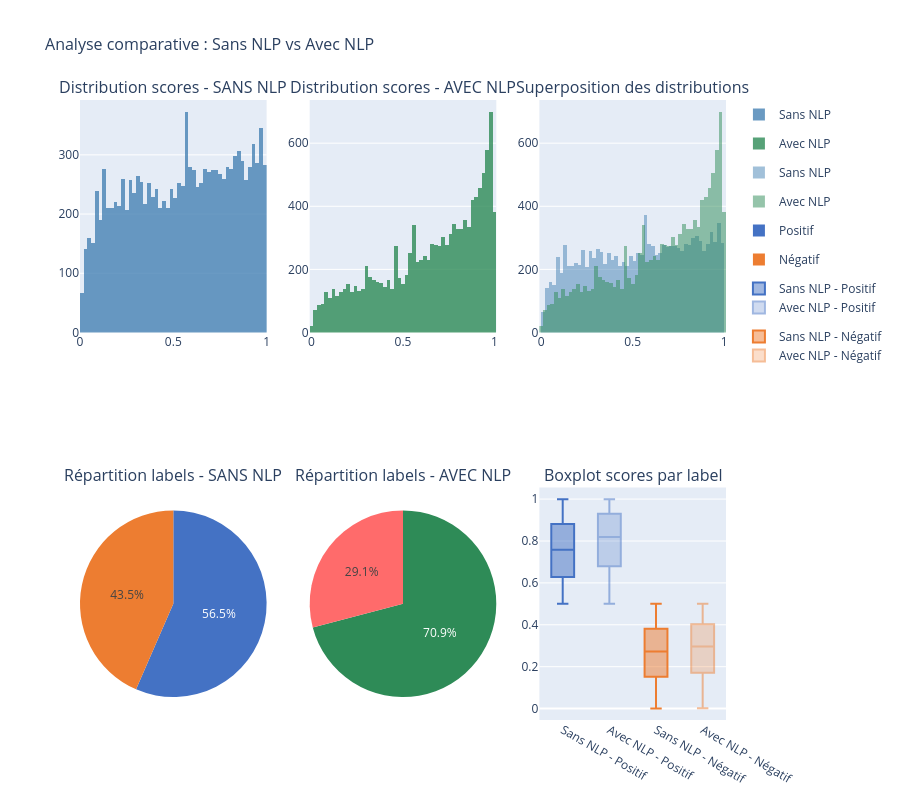

Notebook code cell kept with this figure:
### Code cell
fig = make_subplots(
    rows=2, cols=3,
    subplot_titles=(
        'Distribution scores - SANS NLP',
        'Distribution scores - AVEC NLP',
        'Superposition des distributions',
        'Répartition labels - SANS NLP',
        'Répartition labels - AVEC NLP',
        'Boxplot scores par label'
    ),
    specs=[
        [{"type": "histogram"}, {"type": "histogram"}, {"type": "histogram"}],
        [{"type": "pie"},       {"type": "pie"},       {"type": "box"}]
    ]
)

# 1. Histogram sans NLP
fig.add_trace(go.Histogram(
    x=df_sans['score_sentiment'], nbinsx=50,
    name='Sans NLP', marker_color='steelblue', opacity=0.8
), row=1, col=1)

# 2. Histogram avec NLP
fig.add_trace(go.Histogram(
    x=df_nlp['score_sentiment'], nbinsx=50,
    name='Avec NLP', marker_color='seagreen', opacity=0.8
), row=1, col=2)

# 3. Superposition
fig.add_trace(go.Histogram(
    x=df_sans['score_sentiment'], nbinsx=50,
    name='Sans NLP', marker_color='steelblue', opacity=0.5
), row=1, col=3)
fig.add_trace(go.Histogram(
    x=df_nlp['score_sentiment'], nbinsx=50,
    name='Avec NLP', marker_color='seagreen', opacity=0.5
), row=1, col=3)

# 4. Pie SANS NLP
counts_sans = df_sans['sentiment_label'].value_counts()
fig.add_trace(go.Pie(
    labels=counts_sans.index, values=counts_sans.values,
    name='Sans NLP', marker_colors=['#4472C4', '#ED7D31']
), row=2, col=1)

# 5. Pie AVEC NLP
counts_nlp = df_nlp['sentiment_label'].value_counts()
fig.add_trace(go.Pie(
    labels=counts_nlp.index, values=counts_nlp.values,
    name='Avec NLP', marker_colors=['#2E8B57', '#FF6B6B']
), row=2, col=2)

# 6. Boxplot
for label, color in [('Positif', '#4472C4'), ('Négatif', '#ED7D31')]:
    fig.add_trace(go.Box(
        y=df_sans[df_sans['sentiment_label']==label]['score_sentiment'],
        name=f'Sans NLP - {label}', marker_color=color, legendgroup=label
    ), row=2, col=3)
    fig.add_trace(go.Box(
        y=df_nlp[df_nlp['sentiment_label']==label]['score_sentiment'],
        name=f'Avec NLP - {label}', marker_color=color, opacity=0.5, legendgroup=label
    ), row=2, col=3)

fig.update_layout(
    height=800, title_text="Analyse comparative : Sans NLP vs Avec NLP",
    title_font_size=16, barmode='overlay', showlegend=True
)
fig.show()

### Figure 1 — Plotly figure (JSON) as saved in the notebook; plotly's stock layout.template omitted (floating-point values rounded to 4 significant figures; data arrays with more than 128 entries replaced by an {"elided": "..."} marker saying what was removed)
{"data": [{"marker": {"color": "steelblue"}, "name": "Sans NLP", "nbinsx": 50, "opacity": 0.8, "type": "histogram", "x": {"elided": "12373 float values"}, "xaxis": "x", "yaxis": "y"}, {"marker": {"color": "seagreen"}, "name": "Avec NLP", "nbinsx": 50, "opacity": 0.8, "type": "histogram", "x": {"elided": "12233 float values"}, "xaxis": "x2", "yaxis": "y2"}, {"marker": {"color": "steelblue"}, "name": "Sans NLP", "nbinsx": 50, "opacity": 0.5, "type": "histogram", "x": {"elided": "12373 float values"}, "xaxis": "x3", "yaxis": "y3"}, {"marker": {"color": "seagreen"}, "name": "Avec NLP", "nbinsx": 50, "opacity": 0.5, "type": "histogram", "x": {"elided": "12233 float values"}, "xaxis": "x3", "yaxis": "y3"}, {"domain": {"x": [0, 0.2889], "y": [0, 0.375]}, "labels": ["Positif", "Négatif"], "marker": {"colors": ["#4472C4", "#ED7D31"]}, "name": "Sans NLP", "type": "pie", "values": [6995, 5378]}, {"domain": {"x": [0.3556, 0.6444], "y": [0, 0.375]}, "labels": ["Positif", "Négatif"], "marker": {"colors": ["#2E8B57", "#FF6B6B"]}, "name": "Avec NLP", "type": "pie", "values": [8674, 3559]}, {"legendgroup": "Positif", "marker": {"color": "#4472C4"}, "name": "Sans NLP - Positif", "type": "box", "xaxis": "x4", "y": {"elided": "6995 float values"}, "yaxis": "y4"}, {"legendgroup": "Positif", "marker": {"color": "#4472C4"}, "name": "Avec NLP - Positif", "opacity": 0.5, "type": "box", "xaxis": "x4", "y": {"elided": "8674 float values"}, "yaxis": "y4"}, {"legendgroup": "Négatif", "marker": {"color": "#ED7D31"}, "name": "Sans NLP - Négatif", "type": "box", "xaxis": "x4", "y": {"elided": "5378 float values"}, "yaxis": "y4"}, {"legendgroup": "Négatif", "marker": {"color": "#ED7D31"}, "name": "Avec NLP - Négatif", "opacity": 0.5, "type": "box", "xaxis": "x4", "y": {"elided": "3559 float values"}, "yaxis": "y4"}], "layout": {"annotations": [{"font": {"size": 16}, "showarrow": false, "text": "Distribution scores - SANS NLP", "x": 0.1444, "xanchor": "center", "xref": "paper", "y": 1, "yanchor": "bottom", "yref": "paper"}, {"font": {"size": 16}, "showarrow": false, "text": "Distribution scores - AVEC NLP", "x": 0.5, "xanchor": "center", "xref": "paper", "y": 1, "yanchor": "bottom", "yref": "paper"}, {"font": {"size": 16}, "showarrow": false, "text": "Superposition des distributions", "x": 0.8556, "xanchor": "center", "xref": "paper", "y": 1, "yanchor": "bottom", "yref": "paper"}, {"font": {"size": 16}, "showarrow": false, "text": "Répartition labels - SANS NLP", "x": 0.1444, "xanchor": "center", "xref": "paper", "y": 0.375, "yanchor": "bottom", "yref": "paper"}, {"font": {"size": 16}, "showarrow": false, "text": "Répartition labels - AVEC NLP", "x": 0.5, "xanchor": "center", "xref": "paper", "y": 0.375, "yanchor": "bottom", "yref": "paper"}, {"font": {"size": 16}, "showarrow": false, "text": "Boxplot scores par label", "x": 0.8556, "xanchor": "center", "xref": "paper", "y": 0.375, "yanchor": "bottom", "yref": "paper"}], "barmode": "overlay", "height": 800, "showlegend": true, "title": {"font": {"size": 16}, "text": "Analyse comparative : Sans NLP vs Avec NLP"}, "xaxis": {"anchor": "y", "domain": [0, 0.2889]}, "xaxis2": {"anchor": "y2", "domain": [0.3556, 0.6444]}, "xaxis3": {"anchor": "y3", "domain": [0.7111, 1]}, "xaxis4": {"anchor": "y4", "domain": [0.7111, 1]}, "yaxis": {"anchor": "x", "domain": [0.625, 1]}, "yaxis2": {"anchor": "x2", "domain": [0.625, 1]}, "yaxis3": {"anchor": "x3", "domain": [0.625, 1]}, "yaxis4": {"anchor": "x4", "domain": [0, 0.375]}}}
